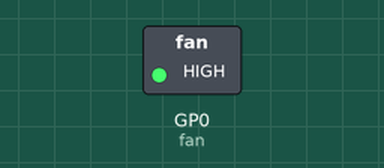
This program was run on a simulated Raspberry Pi Pico running MicroPython. Shown: switched loads named in the program (green lamp = pin HIGH).

Above: at 2.5 s.
At 7.5 s:
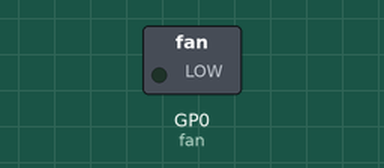
Timing chart, 0 to 13.0 s (numbered marks = the images above):
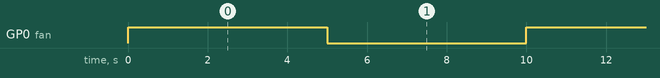

Measured:
- by itself, GP0 (fan): alternates HIGH for 5.0 s and LOW for 5.0 s

The program:

workshop8.py
```python
from machine import Pin
import time

fan = Pin(0, Pin.OUT, value=0)

ON_TIME_S = 5
OFF_TIME_S = 5

while True:
    fan.value(1)   # Fan ON
    time.sleep(ON_TIME_S)
    fan.value(0)   # Fan OFF
    time.sleep(OFF_TIME_S)
```
